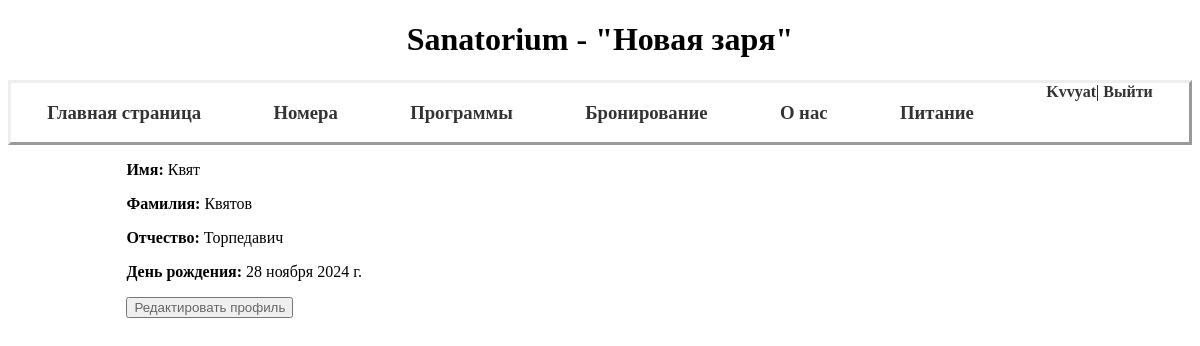
/Sanatorium/user/ (signed in), run on the app's committed database.
### Sanatorium/models.py (models this page shows, shortened)
class Users(models.Model):
    user = models.OneToOneField(User, on_delete=models.CASCADE)
    first_name = models.CharField(verbose_name="Имя", blank= True, null =True, max_length=50)
    last_name = models.CharField(verbose_name="Фамилия",blank = True, null=True, max_length=50)
    middle_name = models.CharField(verbose_name="Отчество", max_length=50,blank = True, null=True)
    birth_date = models.DateField(verbose_name="Дата рождения", default=date(2000, 1, 1))
    create_at = models.DateTimeField(verbose_name="Дата создания", auto_now_add=True)
    updated_at = models.DateTimeField(verbose_name="Дата изменения ", auto_now=True)
    class Meta:
        verbose_name = "Пользователь"
        verbose_name_plural = "Пользователи"
        ordering = ['last_name', 'first_name']

### Sanatorium/views.py (the view)
class UsersHome(DataMixin,TemplateView):
    template_name = 'sanatorium/user_lobby.html'
    def get_context_data(self,**kwargs):
        context = super().get_context_data(**kwargs)
        user_profile = get_object_or_404(Users, user=self.request.user)
        c_def = self.get_user_context(user_profile = user_profile)
        return {**context,**c_def}

### Sanatorium/utils.py (called while the page is built)
    def get_user_context(self,**kwargs):
        context = kwargs
        context['menu'] = menu
        context['title']=title
        return context

### Sanatorium/templates/sanatorium/user_lobby.html
{% extends 'sanatorium/base.html' %}
{%block content%}
    <p><strong>Имя:</strong> {% if user_profile.first_name == "None" %} Нет {% else %} {{ user_profile.first_name }}{% endif %}</p>
    <p><strong>Фамилия:</strong> {% if user_profile.last_name == "None" %} Нет {%else%} {{ user_profile.last_name }} {%endif%}</p>
    <p><strong>Отчество:</strong>{% if user_profile.middle_name == "None" %} Нет {%else%} {{ user_profile.middle_name }}{% endif %}</p>
    <p><strong>День рождения:</strong> {%if user_profile.birth_date == "None"%} Нет{%else%} {{ user_profile.birth_date }}{% endif %}</p>
    <button ><a href="editprofile/">Редактировать профиль</a></button>
{%endblock%}

### Sanatorium/templates/sanatorium/base.html (shortened to what this page needs)
<!DOCTYPE html>
<html lang="en">
<head>
    {%load static%}
    <link type = "text/css" href="{% static 'sanatorium/css/style.css' %}" rel ="stylesheet"/>
</head>
<body>
    <h1 class = "nameorg">Sanatorium - "Новая заря"</h1>
    <div class = "menu">{% block mainmenu %}
    <ul class="menu-tab">
        {% for m in menu %}
            <li><a href="{% url m.url %}"><h3>{{ m.title }}</h3></a></li>
        {% endfor %}
        {% if request.user.is_authenticated%}
            {%if not request.user.is_staff and not request.user.is_superuser%}
            <li><a href="{% url 'usershome' %}">{{user.username}}</a>| <a href="{% url 'logout'%}">Выйти</a></li>
            {%endif%}
        {% else %}
            <li>
                <a href="{% url 'register' %}">Регистрация</a>| <a href="{% url 'login'%}">Войти</a>
            </li>
        {%endif%}
    </ul>
    {% endblock mainmenu %}
</div>
<div class="blockcontent">
    {% block content %}
    {% endblock content %}
</div>
</body>
</html>

### Sanatorium/static/sanatorium/css/style.css (style rules this page uses)
.menu-tab { list-style-type: none; margin: 0; padding: 0; display: flex; justify-content: space-around; border: outset; }
.menu-tab li { margin: 0; }
.menu-tab li a { text-decoration: none; color: #333; font-weight: bold; }
a::before,a::after,a:hover,a:active,a { text-decoration: none; color: #666; }
.nameorg { text-align: center; }
body { width: auto; font-family: Georgia; }
.blockcontent { padding-left: 10%; padding-right: 10%; }

### data on the page
Users: first_name "Квят", last_name "Квятов", middle_name "Торпедавич", birth_date "28 ноября 2024 г."

### other printed values
{{ m.title }} "Главная страница" "Номера" "Программы" "Бронирование" "О нас" "Питание"
{{ user.username }} "Kvvyat"
